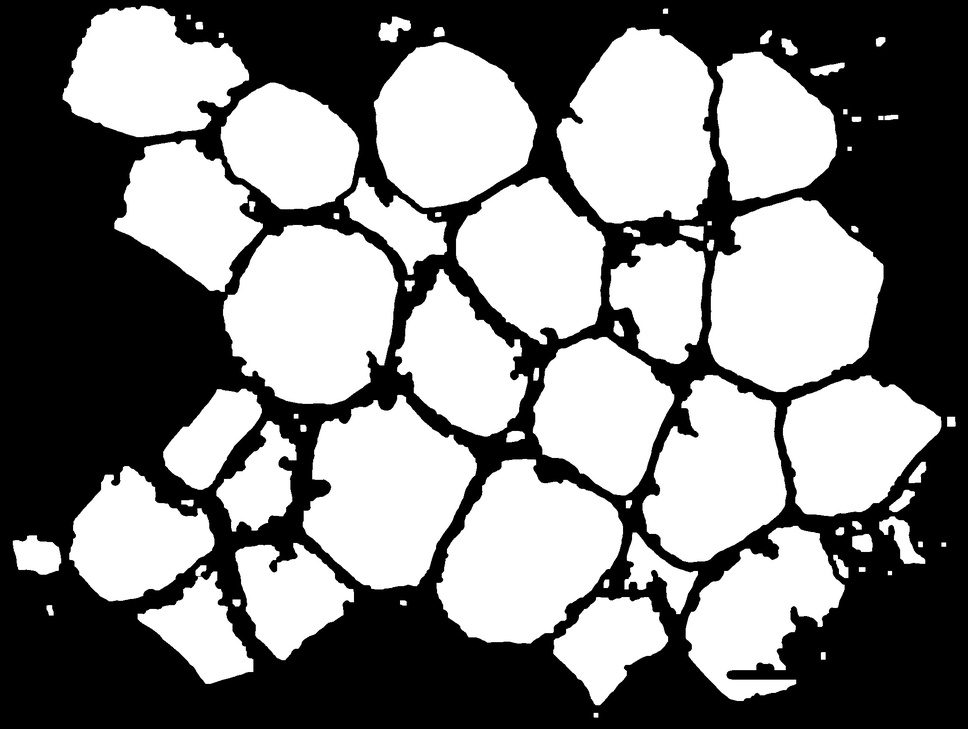
#> input picture SCAP/floodfilled.jpg, 968 x 729 px, shrunk from 2040 x 1536 before the run, found by its file name
$ python teste6.py
#> lines starting #> are read from the running program, lines starting #| are printed output that depends on the picture; after the words box and inside, x2 and y2 are one past the last pixel; in counts of white or black regions, pixels touching at a corner belong together
#!/usr/bin/env python3

import cv2 as cv
import numpy as np

def dist_transform_plus_thresh(thresh_proportion: int = 0.130 ,write: bool = False):
#> called with thresh_proportion = 0.13, write = False
    floodfilled = cv.imread("floodfilled.jpg")
#> floodfilled is the input picture: shape (729, 968, 3); min 0, max 255, mean 127.2

    ff_gray = cv.cvtColor(floodfilled, cv.COLOR_BGR2GRAY)

    ff_dist = cv.distanceTransform(ff_gray, cv.DIST_L2, 0)
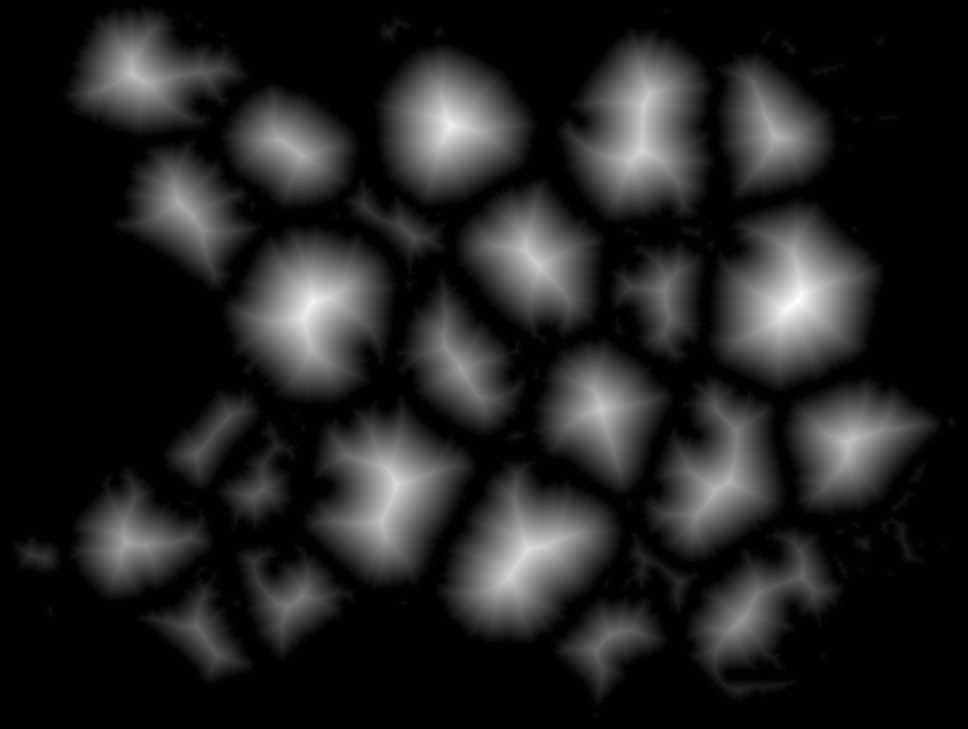
#> ff_dist: shape (729, 968) float32; min 0, max 78.34, mean 10.5; drawn with min black and max white
    if write: cv.imwrite("ff_dist.png", ff_dist)

    ret, ff_bin = cv.threshold(ff_dist, thresh_proportion*ff_dist.max(), 255, 0)
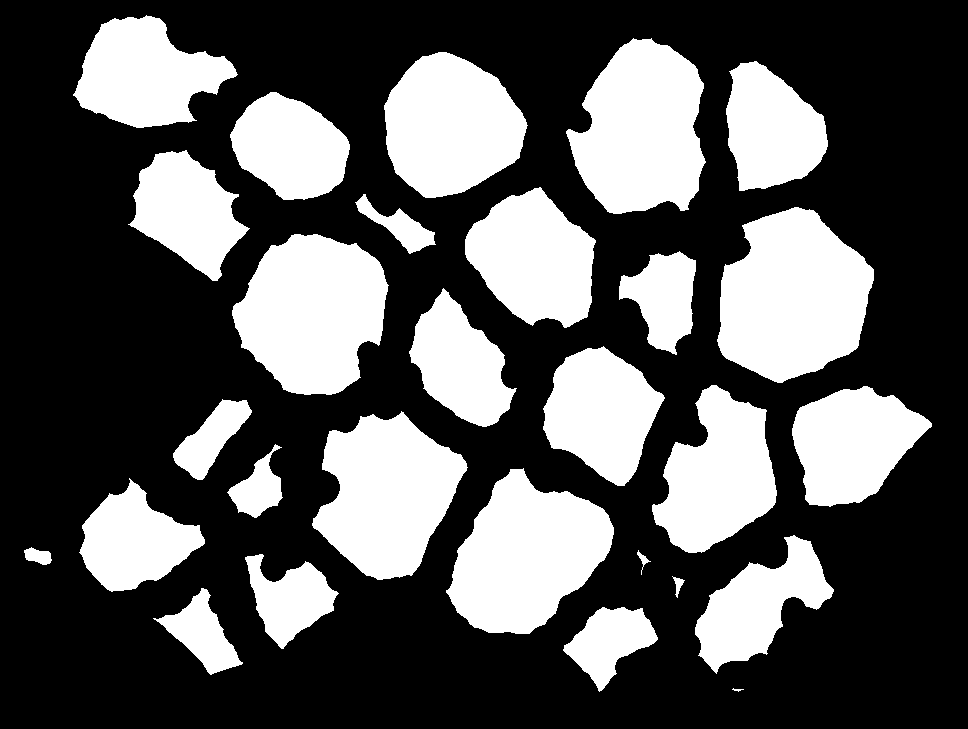
#> ff_bin: shape (729, 968) float32; 34.3% white; 28 white regions, largest, box (x1, y1, x2, y2) and area: (717, 207, 874, 383) 19917, (232, 234, 389, 395) 18242, (566, 38, 706, 214) 17731
#> ret = 10.18
    if write: cv.imwrite("ff_bin.png", ff_bin)

    return ff_dist, ff_bin

ff_dist, ff_bin = dist_transform_plus_thresh(0.130, False)

image = cv.imread("floodfilled.jpg")


k = ff_bin.copy().astype(np.uint8)
#> k: shape (729, 968); 34.3% white; 28 white regions
(cnt, hierarchy) = cv.findContours(
    k, cv.RETR_EXTERNAL, cv.CHAIN_APPROX_NONE)
#> cnt = 28 contours, 1 with area under 20; largest, box (x1, y1, x2, y2) and area: (717, 207, 874, 383) 19667, (232, 234, 389, 395) 18000, (566, 38, 706, 214) 17484, (446, 468, 614, 634) 17466, (312, 411, 468, 580) 16704


rgb = cv.cvtColor(image, cv.COLOR_BGR2RGB)

image_f = cv.imread("contorno_celula.jpg")
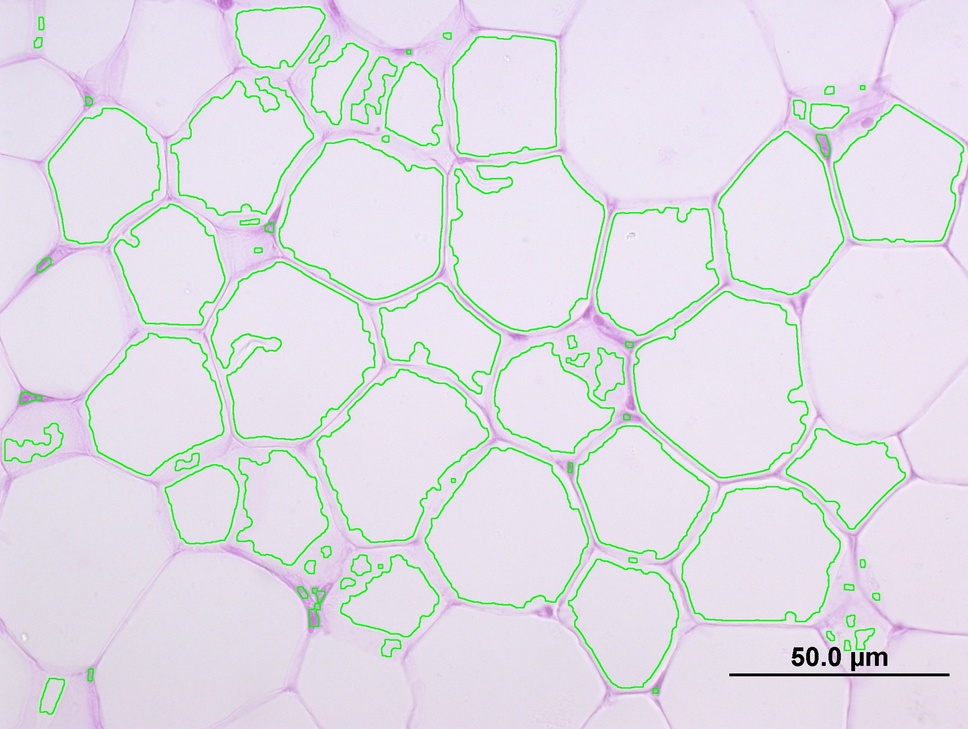
#> input picture SCAP/contorno_celula.jpg, 968 x 729 px, shrunk from 2040 x 1536 before the run, found by its file name
#> image_f is the input picture: shape (729, 968, 3); mean B, G, R 230.3, 222.3, 224.5

c = 1
#cv.drawContours(rgb, cnt, -1, (0, 255, 0), 2)
font = cv.FONT_HERSHEY_COMPLEX
# Going through every contours found in the image.
for cnts in cnt :

    approx = cv.approxPolyDP(cnts, 0.009 * cv.arcLength(cnts, True), True)

    # draws boundary of contours.
    cv.drawContours(rgb, cnt, -1, (0, 255, 0), 2)

    # Used to flatted the array containing
    # the co-ordinates of the vertices.


    n = approx.ravel()
    i = 0

    for j in n :
        if(i % 2 == 0):
            x = n[i]
            y = n[i + 1]

            # String containing the co-ordinates.
            string = str(x) + " " + str(y)

            if(i == 0):
                # text on topmost co-ordinate.
                cv.putText(image_f, "#{}".format(c), (x, y),
                                font, 1, (0, 0, 255), 2)
                c = c+1
        i = i + 1
#> this loop made 28 passes
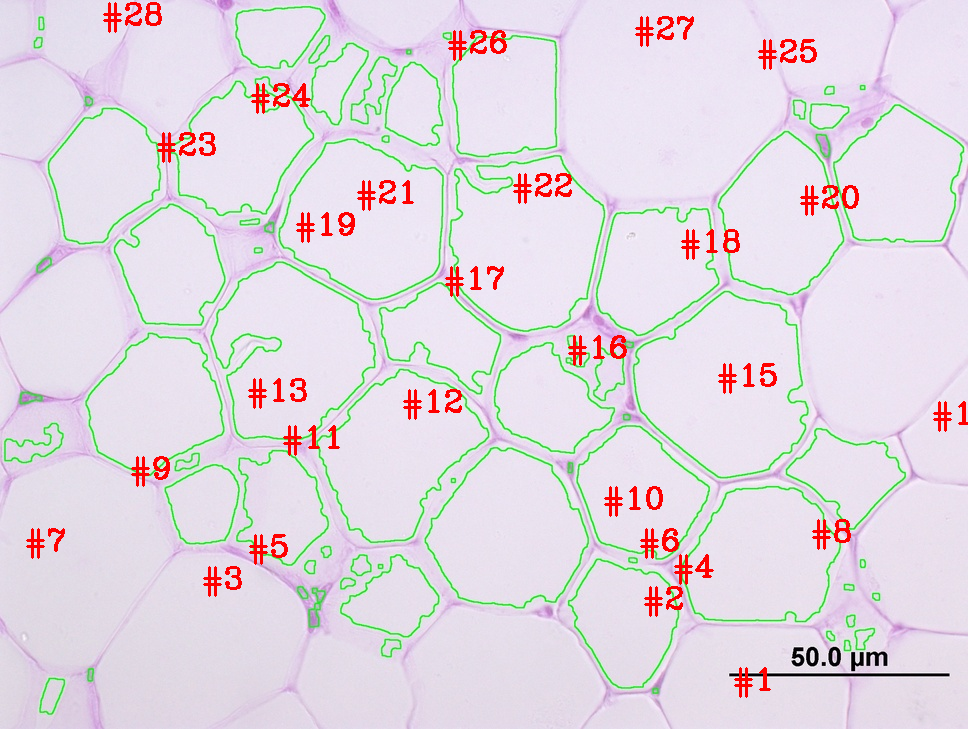
#> image_f: shape (729, 968, 3); 2.19% of pixels changed, all inside (x1, y1, x2, y2) = (26, 2, 968, 698)
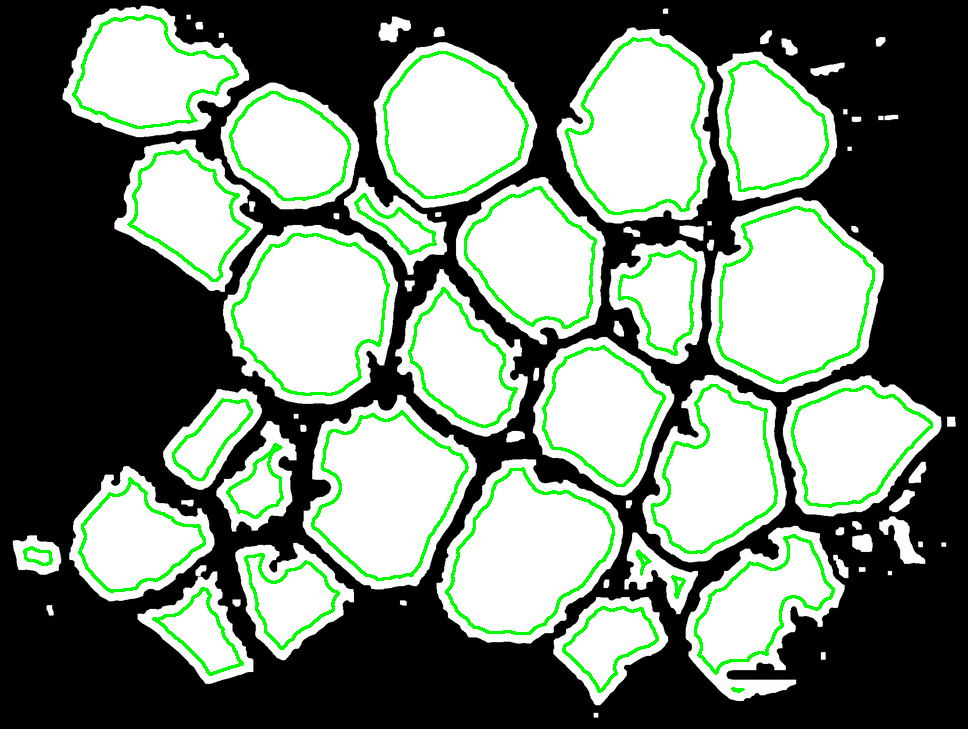
#> rgb: shape (729, 968, 3); 4.78% of pixels changed, all inside (x1, y1, x2, y2) = (23, 14, 933, 693)
#> after the loop, c = 29


# [15 lines of commented-out code are left out]


print("coins in the image : ", len(cnt))
#| coins in the image :  28
cv.imwrite("contorno.jpg", rgb)
cv.imwrite("final.jpg",image_f)
